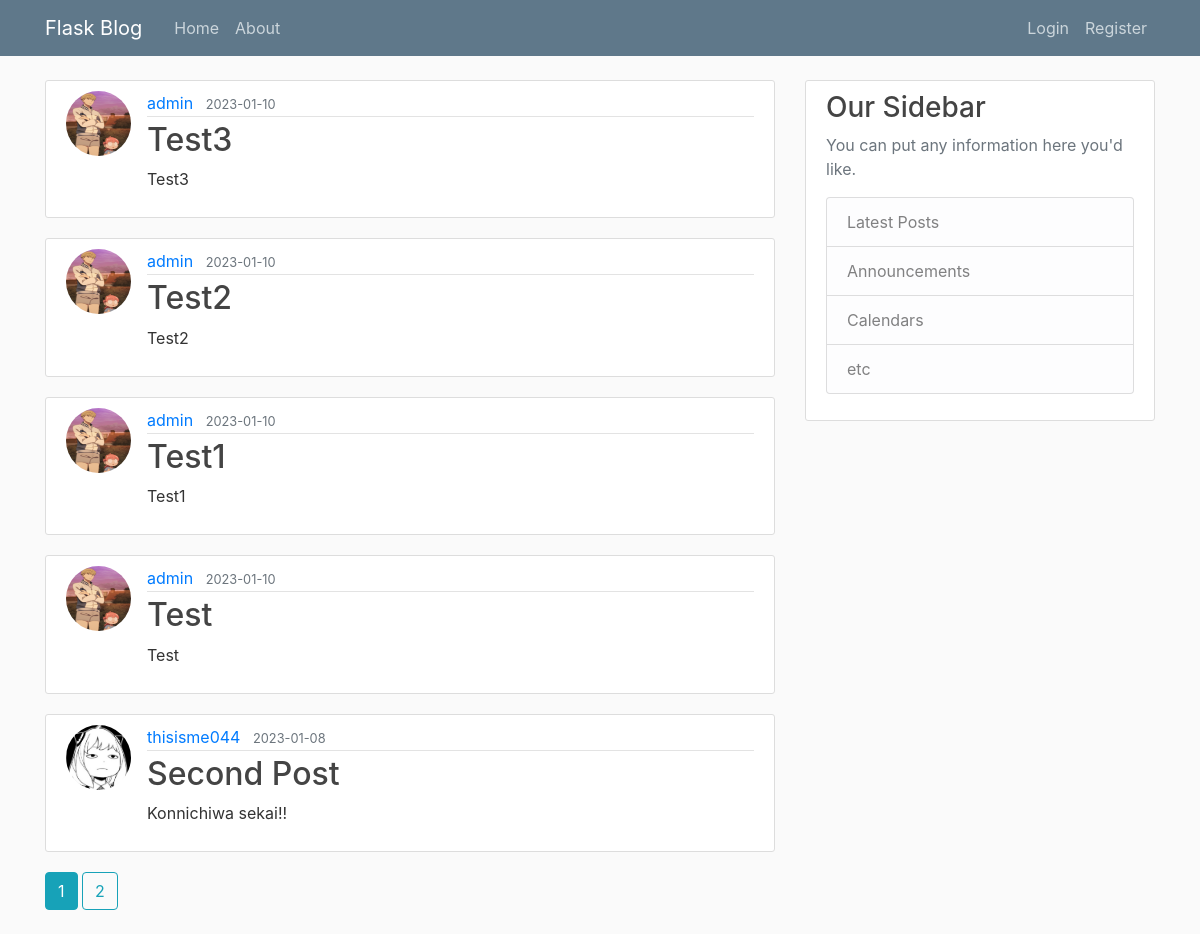
Page /home on the earlier database version.
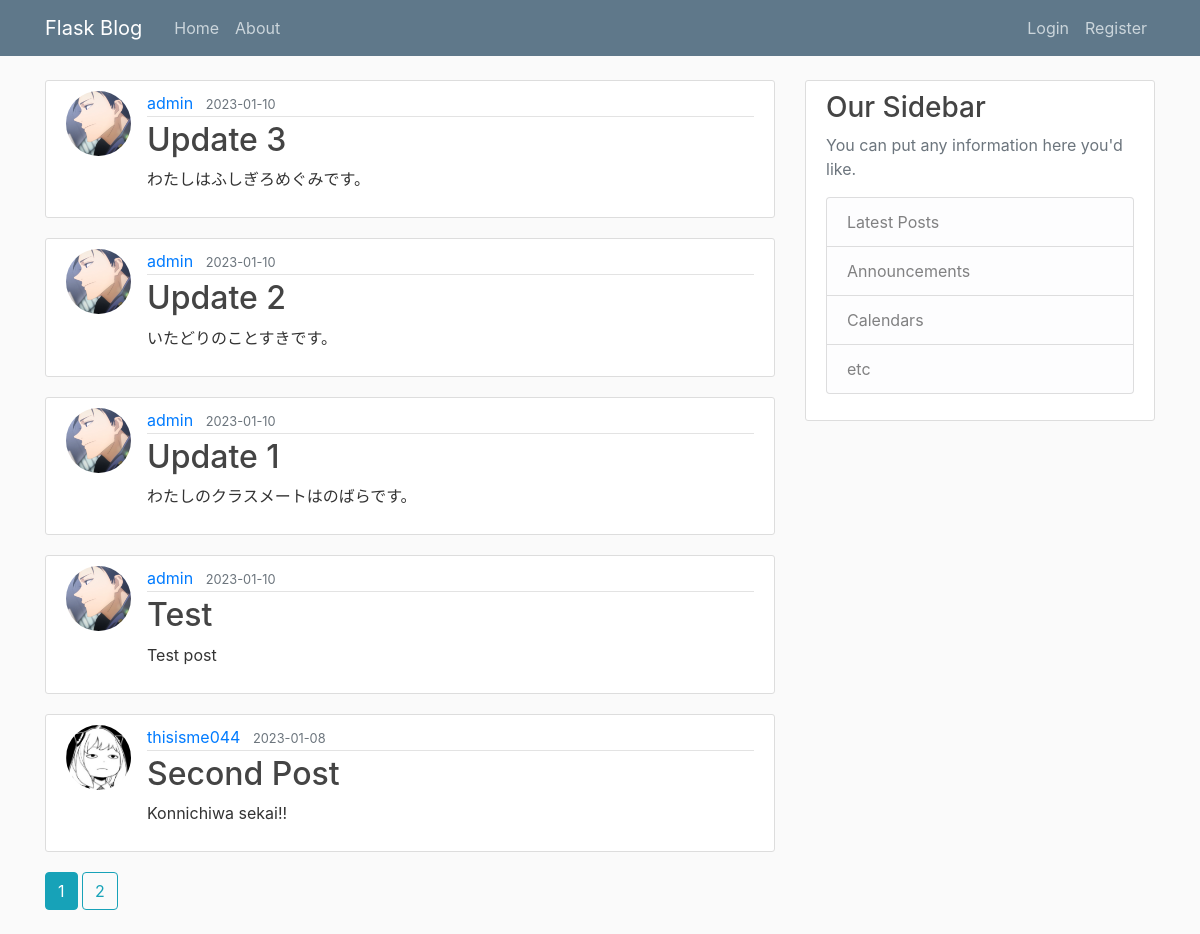
Same page on the later database version.
### flaskblog/models.py (models this page shows, shortened)
class Post(db.Model):
    id = db.Column(db.Integer, primary_key=True)
    title = db.Column(db.String(100), nullable=False)
    date_posted = db.Column(db.DateTime, nullable=False, default=datetime.utcnow)
    content = db.Column(db.Text, nullable=False)
    user_id = db.Column(db.Integer, db.ForeignKey('user.id'), nullable=False)

class User(db.Model, UserMixin):
    id = db.Column(db.Integer, primary_key=True)
    username = db.Column(db.String(20), unique=True, nullable=False)
    email = db.Column(db.String(120), unique=True, nullable=False)
    image_file = db.Column(db.String(20), nullable=False, default='default.jpg')
    password = db.Column(db.String(60), nullable=False)
    posts = db.relationship('Post', backref='author', lazy=True)

### flaskblog/main/routes.py (the view)
@main.route("/")
@main.route("/home")
def home():
    page = request.args.get('page', 1, type=int)
    posts = Post.query.order_by(Post.date_posted.desc()).paginate(page=page, per_page=5)
    return render_template('home.html', posts=posts)

### flaskblog/templates/home.html
{% extends "layout.html" %}
{% block content %}
    {% for post in posts.items %}
        <article class="media content-section">
          <img class="rounded-circle article-img" src="{{ url_for('static', filename='profile_pics/' + post.author.image_file) }}">
          <div class="media-body">
            <div class="article-metadata">
              <a class="mr-2" href="{{ url_for('users.user_posts', username=post.author.username) }}">{{ post.author.username }}</a>
              <small class="text-muted">{{ post.date_posted.strftime('%Y-%m-%d') }}</small>
            </div>
            <h2><a class="article-title" href="{{ url_for('posts.post', post_id=post.id) }}">{{ post.title }}</a></h2>
            <p class="article-content">{{ post.content }}</p>
          </div>
        </article>
    {% endfor %}
    {% for page_num in posts.iter_pages(left_edge=1, right_edge=1, left_current=1, right_current=2) %}
      {% if page_num %}
        {% if posts.page == page_num %}
          <a class="btn btn-info mb-4" href="{{ url_for('main.home', page=page_num) }}">{{ page_num }}</a>
        {% else %}
          <a class="btn btn-outline-info mb-4" href="{{ url_for('main.home', page=page_num) }}">{{ page_num }}</a>
        {% endif %}
      {% else %}
        ...
      {% endif %}
    {% endfor %}
{% endblock content %}

Differences in the rows shown:
changed Post: image_file: a different picture; title "Test3" → "Update 3"; content "Test3" → "わたしはふしぎろめぐみです。"
changed Post: image_file: a different picture; title "Test2" → "Update 2"; content "Test2" → "いたどりのことすきです。"
changed Post: image_file: a different picture; title "Test1" → "Update 1"; content "Test1" → "わたしのクラスメートはのばらです。"
changed Post "Test": image_file: a different picture; content "Test" → "Test post"
